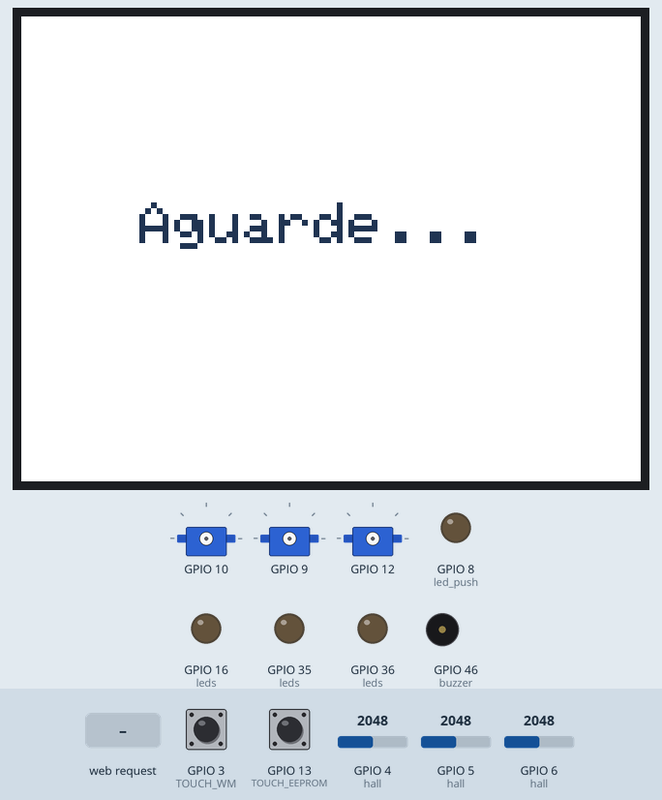
Simulated run of this sketch. Board: ESP32-S3. Shown: 320×240 colour display, 3 × servo, output pins drawn as LEDs (lit = HIGH), buzzer (waves = sounding). Inputs (shaded band) come from the test bench; at power-on: GPIO 3 (TOUCH_WM) HIGH, GPIO 4 (hall) = 2048, GPIO 5 (hall) = 2048, GPIO 6 (hall) = 2048, GPIO 13 (TOUCH_EEPROM) HIGH. WiFi joins after 1.5 s; servers stay silent unless stated; the local clock reads 2024-03-15 10:24:30 at power-on unless the sketch sets it; EEPROM starts erased; what the sketch prints to the serial monitor is not drawn.

Above: at 3.4 s.
At 9.2 s:
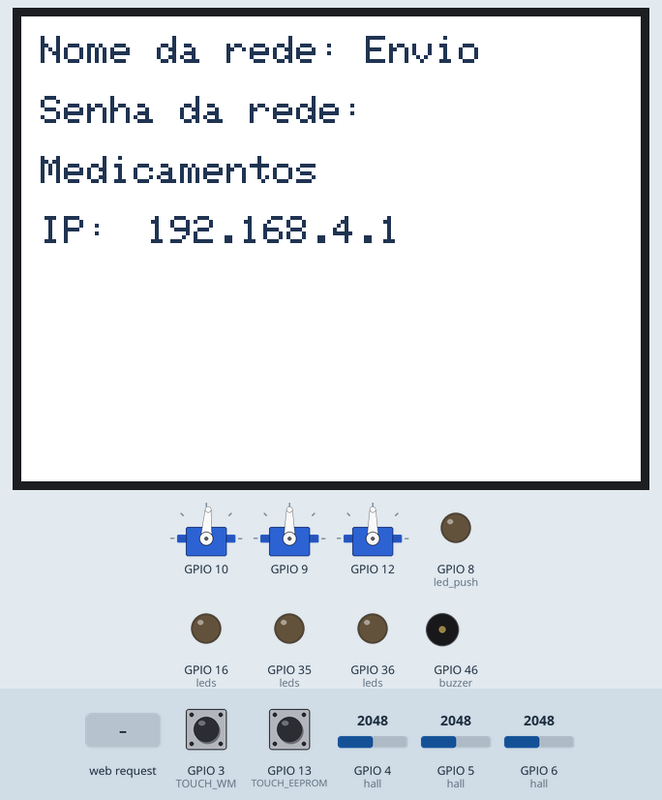
9.3 s: HTTP request GET /box/ received
At 12.4 s:
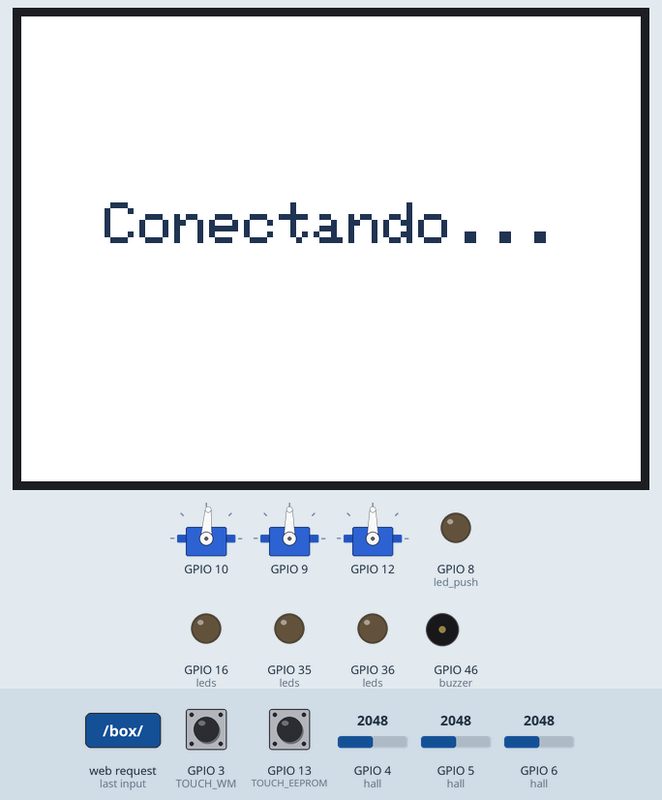
At 14.6 s:
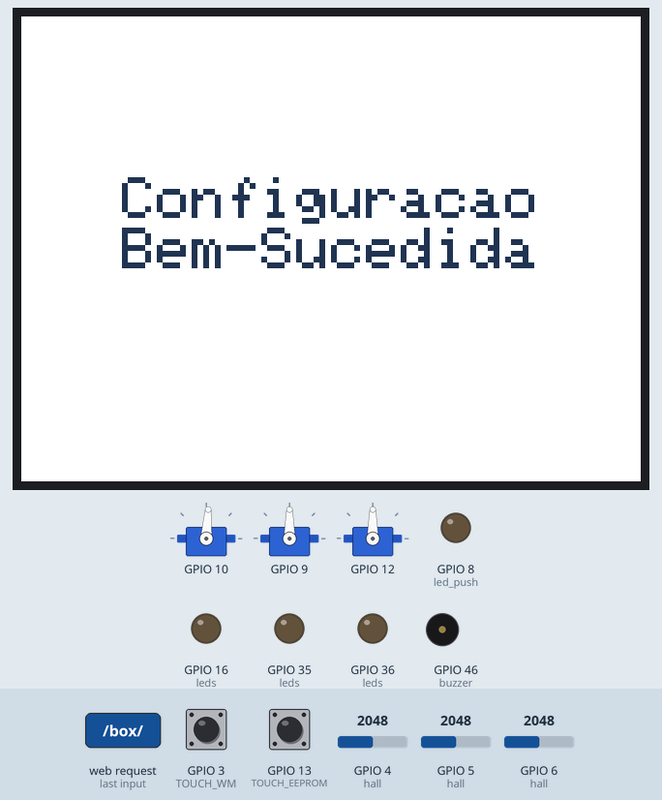
Timing chart, 0 to 33.5 s (numbered marks = the images above; inputs shaded):
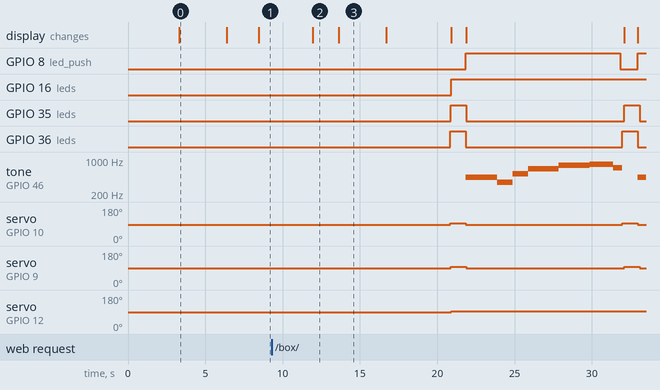

Measured:
- after the input at 9.3 s, GPIO 8 (led_push): LOW → HIGH after 12.5 s, → LOW 10.0 s later, → HIGH 1.1 s later; GPIO 16 (leds): LOW → HIGH after 11.6 s
- what the display in image 0 shows lasts 3.1 s, from 3.3 s to 6.4 s
- what the display in image 2 shows lasts 1.6 s, from 12.0 s to 13.6 s

The sketch:

Final_Project_Firmware_Program.ino
```cpp
#include <Adafruit_ST7789.h>
#include <Adafruit_GFX.h>
#include <SPI.h>  // Display OLED

#include <ESP32Servo.h>  // Servos

#include <time.h>  // Horario

#include <EEPROM.h>  // Guardar user

#include <WiFiManager.h>  //Biblioteca de Conectividade

#include <ArduinoJson.h>
#include <HTTPClient.h>  // Blibliotecas de Comunicação

#define EEPROM_SIZE 128  // EEPROM endereços max. 512

#define TOUCH_EEPROM 13
#define TOUCH_WM 3

#define echo 7
#define trig 15

#define TFT_CS 45
#define TFT_RST 47  // Or set to -1 and connect to Arduino RESET pin
#define TFT_DC 48
#define TFT_MOSI 21  // SDA, HW MOSI
#define TFT_SCLK 20   // SCL, HW SCLK

#define led_push 8

#define buzzer 46

enum FloorState {
  IDLE,             // Parado, aguardando
  DISPENSING,       // Servo ativo, dispensando
  WAITING_REMOVAL,  // Aguardando retirada do medicamento
  RETURNING         // Retornando servo
};

unsigned long lastMinutes[5];
unsigned long intervalo[5];

unsigned long floorTimers[5] = { 0, 0, 0, 0, 0 };

int antTime = 0;  // Tempo inicial Leitura
int antTimeSensor = 0; // Tempo inicial sensor
int interval = 180000;

WiFiServer server(3333);  // Porta qualquer acima de 1024
WiFiClient client;

const char wifiSSID[20] = "MedicaBox";
const char wifiPASS[20] = "Medicamentos";

String user = "";

WiFiManager wm;

Servo floors[5];
FloorState floorStates[5] = { IDLE, IDLE, IDLE, IDLE, IDLE };

int belts[5][5];
int copyBelts[5][5];
String names[5];
String copyNames[5];

bool areEqual = true;

float max_dis = 2.9;
int timerSensor = 0;

int default_hall_min[5] = { 1850, 1900, 1800, -1, -1 };
int default_hall_max[5] = { 1910, 1960, 2250, -1, -1 } ;
int activeAngles[5] = { 1522, 1535, 1525, 0, 0 };
int stopAngles[5] = { 1480, 1500, 1500, 0, 0 };

int leds[5] = { 36, 35, 16, -1, -1 };
int hall[5] = { 4, 5, 6, -1, -1 };

const int NUM_PHYSICAL_FLOORS = 3;

Adafruit_ST7789 display = Adafruit_ST7789(TFT_CS, TFT_DC, TFT_MOSI, TFT_SCLK, TFT_RST);
int estadoDisplay = -1;

void setup() {
  EEPROM.begin(EEPROM_SIZE);
  Serial.begin(115200);

  display.init(240, 320);
  display.fillScreen(ST77XX_WHITE);  // Comando tipo o .clear
  display.setRotation(1);
  display.setTextWrap(true);

  display.setTextColor(display.color565(39, 55, 85));
  display.setTextSize(4);
  display.setCursor(52, 88);
  display.print("MedicaBox");

  delay(3000);

  display.fillScreen(ST77XX_WHITE);  // Comando tipo o .clear

  display.setTextSize(3);
  display.setCursor(61, 96);
  display.print("Aguarde...");

  delay(3000);

  for (int i = 0; i < NUM_PHYSICAL_FLOORS; i++) {
    pinMode(leds[i], OUTPUT);
    digitalWrite(leds[i], 0);
  }
  pinMode(trig, OUTPUT);
  digitalWrite(trig, 0);
  pinMode(echo, INPUT);
  pinMode(led_push, OUTPUT);
  digitalWrite(led_push, 0);
  pinMode(buzzer, OUTPUT);
  digitalWrite(buzzer, 0);

  floors[0].attach(10, 1000, 2000);
  floors[1].attach(9, 1000, 2000);
  floors[2].attach(12, 1000, 2000);

  for (int j = 0; j < NUM_PHYSICAL_FLOORS; j++) {
    floors[j].writeMicroseconds(stopAngles[j]);
  }

  user = EEPROM.readString(0);

  if(user == "") {
    display.fillScreen(ST77XX_WHITE);
    display.setTextSize(2);
    display.setCursor(46, 96);
    display.print("Configurando UID...");
    delay(2000);
    setConfigBox();
  }
  if (WiFi.status() != WL_CONNECTED) {
    display.fillScreen(ST77XX_WHITE);
    display.setTextSize(3);
    display.setCursor(43, 96);
    display.print("Conectando...");
    wmConnect();
  }

  display.fillScreen(ST77XX_WHITE);
  display.setCursor(22, 104);
  display.setTextSize(2);
  display.print("Sincronizando o Horario");

  unsigned long startWait = millis();
  while (WiFi.status() != WL_CONNECTED && millis() - startWait < 5000) {
    delay(100);
  }

  configTime(-3 * 3600, 0, "pool.ntp.org", "time.nist.gov");
  struct tm timeinfo;
  while (!getLocalTime(&timeinfo)) {
    Serial.println("Aguardando sincronização do tempo...");
  }

  Serial.println("Sincronização bem sucedida...");

  display.fillScreen(ST77XX_WHITE);  // Comando tipo o .clear
  display.setTextColor(display.color565(39, 55, 85));
  display.setTextSize(3);
  display.setCursor(52, 83);
  display.print("Configuracao");
  display.setCursor(52, 109);
  display.print("Bem-Sucedida");

  delay(3000);

  display.fillScreen(ST77XX_WHITE);  // Comando tipo o .clear

  display.setTextColor(display.color565(39, 55, 85));
  display.setTextSize(3);
  display.setCursor(61, 96);
  display.print("Aguarde...");

  getBelts();
  delay(3000);
}  // Função setup (só ocorre no acionamento do ESP32, ligando ele na tomada

void loop() {
  if (user == "")
    setConfigBox();

  if (WiFi.status() != WL_CONNECTED)
    wmConnect();

  readTime();

  if(Serial.available()) {
    int belt = Serial.readStringUntil('\n').toInt();

    Serial.println("Andar: " + String(belt));

    floorStates[belt-1] = DISPENSING;
  }

  struct tm timeinfo;
  if (getLocalTime(&timeinfo)) {
    unsigned long now = millis();
    float dist = 1.5;

    if (dist > max_dis && estadoDisplay != 1) {  // Gaveta muito longe, risco de queda
      estadoDisplay = 1;
      Serial.println("GAVETA MUITO LONGE!");
      display.fillScreen(ST77XX_WHITE);
      display.setCursor(28,100);
      display.setTextSize(2);
      display.setTextColor(display.color565(39, 55, 85));
      display.setTextWrap(true);
      display.print("A gaveta fora do lugar");

      digitalWrite(led_push, 0);
      noTone(buzzer);
      for(int floor = 0; floor < NUM_PHYSICAL_FLOORS; floor++) {
        floors[floor].writeMicroseconds(stopAngles[floor]);
        digitalWrite(leds[floor], 0);
        floorStates[floor] = IDLE;
      }
    }

    else if (dist < max_dis && estadoDisplay != 2) {  // Medicamento na gaveta
      estadoDisplay = 2;
      Serial.println("AHHHHHHHHHH!");
      digitalWrite(led_push, 0);
      display.fillScreen(ST77XX_WHITE);
      display.setCursor(10,100);
      display.setTextSize(2);
      display.setTextColor(display.color565(131, 173, 230));
      display.setTextWrap(true);
      display.print("Esperando proxima dosagem");
    }

    if (dist < max_dis) {
      int HrAtual = timeinfo.tm_hour * 3600 + timeinfo.tm_min * 60;
      for (int i = 0; i < 5; i++) {
        for (int j = 0; j < 5; j++) {
          if (belts[i][j] != copyBelts[i][j]) {
            if (names[i] != "null") {
              calcTime(i, HrAtual);
              areEqual = false;
              break;
            }
          }
        }
      }

      for (int i = 0; i < NUM_PHYSICAL_FLOORS; i++) {
        if (names[i] != "null") {
          configTimeFloors(i, HrAtual);
        }
      }

      for (int i = 0; i < NUM_PHYSICAL_FLOORS; i++) {
        updateFloorState(i);
      }
    }
  }

  if (!areEqual) {
    for (int i = 0; i < 5; i++) {
      for (int j = 0; j < 5; j++) {
        copyBelts[i][j] = belts[i][j];
      }
      copyNames[i] = names[i];
    }
    areEqual = true;
  }

  wmCancel();  // Esquecer WiFi

  eepromCancel();  // Trocar user
}  // Função loop, acontece em loop né porra '-'

void updateFloorState(int floor) {
  switch (floorStates[floor]) {
    case DISPENSING:
      // Ativa o servo e LED
      display.fillRect(0, 99, 320, 130, ST77XX_WHITE);
      Serial.println("Servo Ativo");
      floors[floor].writeMicroseconds(activeAngles[floor]);
      digitalWrite(leds[floor], 1);

      // Muda para o próximo estado
      floorTimers[floor] = millis();
      floorStates[floor] = WAITING_REMOVAL;
      break;

    case WAITING_REMOVAL:
    {
      Serial.println("Aguardando leitura");

      if (millis() - floorTimers[floor] < 1000)
        break;

      int readSensor = 0;
      if (hall[floor] != -1) {
        for (int i = 0; i < 10; i++) {
          readSensor += analogRead(hall[floor]);
        }
        readSensor = readSensor / 10;

        if (readSensor < default_hall_min[floor] || readSensor > default_hall_max[floor]) {  //   Ímã detectado = ponto diviória
          floors[floor].writeMicroseconds(stopAngles[floor]);
          floorStates[floor] = RETURNING;
          floorTimers[floor] = millis();
        }
      }
      Serial.print("Sensor Hall -> ");
      Serial.println(readSensor);
      break;
    }

    case RETURNING:
      Serial.println("Desligando servo");
      digitalWrite(leds[floor], 0);
      digitalWrite(led_push, 1);

      display.setTextColor(display.color565(39, 55, 85));
      display.setCursor(16, 100);
      display.setTextSize(3);
      display.print("Hora do remedio!");
      unsigned long tempoMusica = millis() - floorTimers[floor];
      if (tempoMusica < 2000) tone(buzzer, 440);
      else if (tempoMusica >= 2000 && tempoMusica < 3000) tone(buzzer, 350);
      else if (tempoMusica >= 3000 && tempoMusica < 4000) tone(buzzer, 523);
      else if (tempoMusica >= 4000 && tempoMusica < 6000) tone(buzzer, 659);
      else if (tempoMusica >= 6000 && tempoMusica < 8000) tone(buzzer, 784);
      else if (tempoMusica >= 8000 && tempoMusica < 9500) tone(buzzer, 825);
      else if (tempoMusica >= 9500 && tempoMusica < 10000) tone(buzzer, 687);
      else if (tempoMusica >= 10000) noTone(buzzer);

      if (millis() - floorTimers[floor] >= 10000) {
        digitalWrite(led_push, 0);
        noTone(buzzer); // para o som
        estadoDisplay = -1;
        floorStates[floor] = IDLE;
        Serial.println("Pronto, voltando pro IDLE");
      }
      break;
  }

}  // Realizar a função da ativação do andar

/*FUNC AUX*/

bool temFloorAtivo() {
  for (int i = 0; i < 5; i++) {
    if (floorStates[i] != IDLE) {
      return true;
    }
  }
  return false;
}

void calcTime(int belt, int hr_atual) {
  int TIHour = belts[belt][0];
  int TIMin = belts[belt][1];
  intervalo[belt] = TIHour * 3600 + TIMin * 60;

  int lastHour = belts[belt][2];
  int lastMin = belts[belt][3];

  lastMinutes[belt] = lastHour * 3600 + lastMin * 60;


  if (intervalo[belt] <= 0) return;

  if (lastMinutes[belt] <= hr_atual) {
    while (lastMinutes[belt] <= hr_atual) {
      lastMinutes[belt] += intervalo[belt];
    }
  }
  else {
    while (lastMinutes[belt] - hr_atual > intervalo[belt]) {
      lastMinutes[belt] -= intervalo[belt];
    }

    if (lastMinutes[belt] <= hr_atual)
      lastMinutes[belt] += intervalo[belt];
  }

  Serial.println("Tempo de intervalo: " + String(intervalo[belt]));
  Serial.println("Tempo para dosagem: " + String(lastMinutes[belt]));
}
void configTimeFloors(int belt, int hr_atual) {
  // Só ativa se estiver IDLE e for a hora certa
  if (floorStates[belt] == IDLE && hr_atual >= lastMinutes[belt]) {
    Serial.print("Hora de tomar o medicamento: ");
    Serial.println(names[belt]);

    // Ativa o floor mudando seu estado
    floorStates[belt] = DISPENSING;

    // Avança para a próxima dose
    lastMinutes[belt] += intervalo[belt];
  }
}  // Configuração de horários

void readTime() {
  unsigned long timeNow = millis();

  if (timeNow - antTime >= interval) {
    antTime = timeNow;
    getBelts();
  }
}
void getBelts() {
  getBeltInfos(0);
  getBeltInfos(1);
  getBeltInfos(2);
  getBeltInfos(3);
  getBeltInfos(4);

  for (int i = 0; i <= 4; i++) {
    if (names[i] != "null") {
      Serial.println(i + 1);
      Serial.println(belts[i][0]);
      Serial.println(belts[i][1]);
      Serial.println(belts[i][2]);
      Serial.println(belts[i][3]);
      Serial.println(belts[i][4]);
      Serial.println(names[i]);
    } else {
      Serial.print("Sem dados na esteira ");
      Serial.println(i + 1);
    }
  }
}
void getBeltInfos(int belt) {
  if (temFloorAtivo()) return;
  const String firebaseHost = "https://firestore.googleapis.com/v1/projects/medicabox-50b65/databases/(default)/documents/users/";
  const String boxes = "/box/";

  HTTPClient http;

  String esteira = String(belt + 1);
  String link = firebaseHost + user + boxes + esteira;

  //Serial.println(link);

  if (WiFi.status() == WL_CONNECTED) {
    http.begin(link);
    int httpResponseCode = http.GET();

    if (httpResponseCode > 0) {
      String payload = http.getString();

      //Serial.println(payload);

      DynamicJsonDocument doc(4096);
      deserializeJson(doc, payload);

      JsonObject fields = doc["fields"].as<JsonObject>();

      belts[belt][0] = 0;
      belts[belt][1] = 0;
      belts[belt][2] = 0;
      belts[belt][3] = 0;
      belts[belt][4] = 0;
      names[belt] = "null";

      int TIHour = fields["TIHour"]["integerValue"].as<int>();
      int TIMin = fields["TIMin"]["integerValue"].as<int>();
      int lastHour = fields["lastHour"]["integerValue"].as<int>();
      int lastMinute = fields["lastMinute"]["integerValue"].as<int>();
      int bel = fields["belt"]["integerValue"].as<int>();
      String name = fields["name"]["stringValue"].as<String>();

      belts[belt][0] = TIHour;
      belts[belt][1] = TIMin;
      belts[belt][2] = lastHour;
      belts[belt][3] = lastMinute;
      belts[belt][4] = bel;
      names[belt] = name;
    }
  }
  http.end();
}  // Dados das Esteiras

void setConfigBox() {
  if (temFloorAtivo()) return;
  createSoftOne();
  while (user == "") {
    conectUser();
  }
  WiFi.disconnect(true);  // true = desliga WiFi
  WiFi.softAPdisconnect(true);  // true = apaga a rede
  WiFi.mode(WIFI_OFF);          // Desliga WiFi completamente
  delay(1000);
  WiFi.mode(WIFI_STA);          // Volta pro modo Station
  Serial.println("User recebido: " + user);
  EEPROM.writeString(0, user);  // EEPROM.writeString(endereço, variável);
  EEPROM.commit();              // Grava na EEPROM

  display.fillScreen(ST77XX_WHITE);
}  // Configurar caixa

/*
  tft.setCursor(0, 0);
  tft.setTextColor(ST77XX_WHITE);
  tft.setTextWrap(true);
  tft.print("Texto Haha");
*/
void createSoftOne() {
  WiFi.softAP("Envio", "Medicamentos");  // Modo AP
  server.begin();
  Serial.println("Nome da rede: Envio");
  Serial.println("Senha da rede: Medic");
  Serial.println(WiFi.softAPIP());
  Serial.println("Aguardando conexão...");

  display.fillScreen(ST77XX_WHITE);
  display.setTextSize(2);
  display.setTextColor(display.color565(39, 55, 85));
  display.setCursor(10, 10);
  display.print("Nome da rede: Envio");
  display.setCursor(10, 41);
  display.print("Senha da rede: ");
  display.setCursor(10, 72);
  display.print("Medicamentos");
  display.setCursor(10, 103);
  display.print("IP: ");
  display.setCursor(65, 103);
  display.print(WiFi.softAPIP());
}
void conectUser() {
  if (temFloorAtivo()) return;
  client = server.available();
  if (client) {
    Serial.println("Cliente conectado");

    String jsonString = "";
    unsigned long timeout = millis() + 2000;

    while (client.connected() && millis() < timeout) {
      while (client.available()) {
        char c = client.read();
        jsonString += c;
      }
    }

    DynamicJsonDocument doc(4096);
    deserializeJson(doc, jsonString);

    user = doc["uid"].as<String>();

    client.stop();  // Fecha a conexão
    Serial.println("Cliente desconectado");
  }
}  // Recebimento do UID

void wmConnect() {
  if (temFloorAtivo()) return;
  wm.setConnectTimeout(5);
  bool res;

  wm.setConfigPortalBlocking(false);
  res = wm.autoConnect(wifiSSID, wifiPASS);

  if (!res) {
    Serial.println("Falha ao Conectar");

    Serial.print("Wifi: ");
    Serial.println(wifiSSID);
    Serial.print("Senha: ");
    Serial.println(wifiPASS);
    Serial.print("IP: ");
    Serial.println(WiFi.softAPIP());

    display.fillScreen(ST77XX_WHITE);
    display.setTextColor(display.color565(39, 55, 85));
    display.setCursor(20, 10);
    display.print("Nome da Rede: ");
    display.setCursor(20, 41);
    display.print(wifiSSID);
    display.setCursor(20, 72);
    display.print("Senha da Rede: ");
    display.setCursor(20, 103);
    display.print(wifiPASS);
    display.setCursor(20, 134);
    display.print("IP da Rede: ");
    display.setCursor(20, 165);
    display.print(WiFi.softAPIP());
    while (WiFi.status() != WL_CONNECTED) {
      wm.process();
    }
    display.fillScreen(ST77XX_WHITE);
  }
}
void wmCancel() {
  if (touchRead(TOUCH_WM) / 100 >= 650) {
    estadoDisplay = -1;
    wm.resetSettings();
    Serial.println("Configurações Reiniciadas");
    display.fillScreen(ST77XX_WHITE);
    display.setCursor(10, 10);
    display.print("Rede Reiniciada");
    wmConnect();
  }
}  // Conexão

void eepromCancel() {
  if (touchRead(TOUCH_EEPROM) / 100 >= 650) {
    estadoDisplay = -1;
    user = "";

    EEPROM.writeString(0, user);
    EEPROM.commit();
    Serial.println("EEPROM Reiniciada");
    display.fillScreen(ST77XX_WHITE);
    display.setCursor(10, 10);
    display.print("Usuario Reiniciado");
    delay(3000);
  }
}  // Limpeza do User
```
